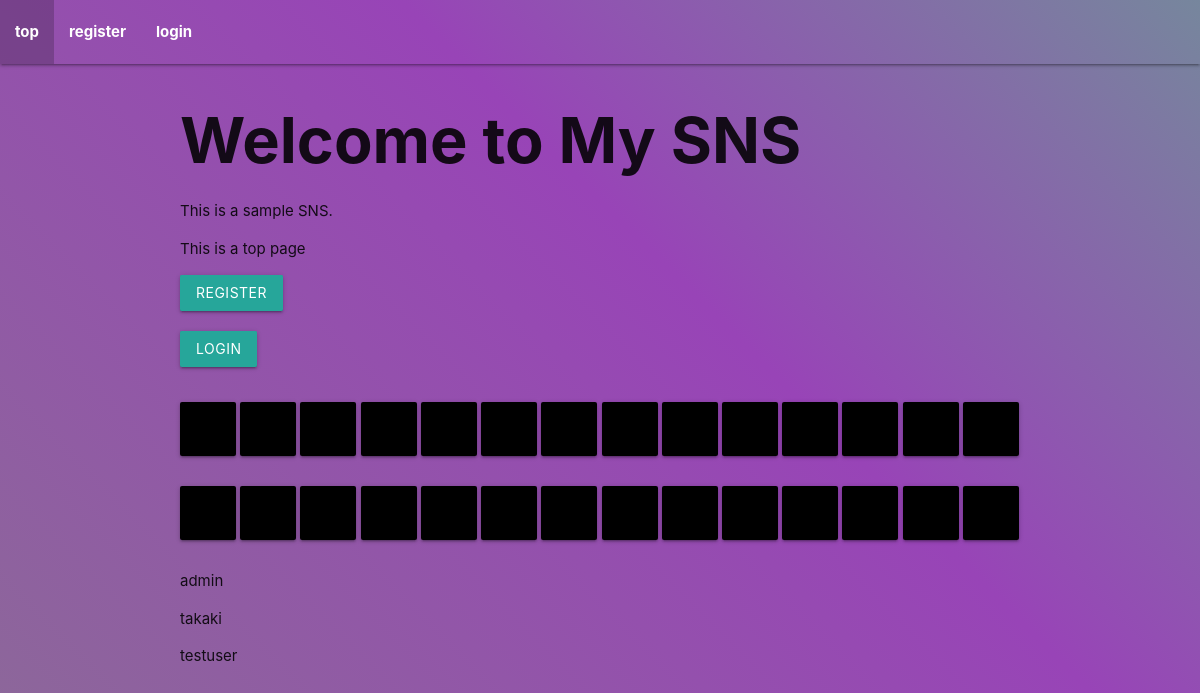
The page / on the database its author committed.
### app.py (models this page shows, shortened)
class User(Base):
    __tablename__ = 'users'
    id = Column(Integer, primary_key=True)
    username = Column(String)
    email = Column(String)
    password = Column(String)
    description = Column(String)
    age = Column(String)
    work = Column(String)
    partner = Column(String)

### app.py (the view)
@app.route('/')
def top():
    users = db_session.query(User).all()
    if 'username' in session:
        user = session.get('username')
        return render_template('top.html', user=user, users=users)
    else:
        return render_template('top.html', users=users)

### app.py (called while the page is built)
@app.context_processor
def inject_is_active():
    def is_active(page):
        return 'active' if request.path == url_for(page) else ''
    return dict(is_active=is_active)

@app.context_processor
def page_list():
    before_login_list = ['top', 'register', 'login']
    after_login_list = ['top', 'profile', 'timeline', 'post', 'logout']
    if 'username' in session:
        page_list = after_login_list
    else:
        page_list = before_login_list
    return dict(page_list=page_list)

### templates/top.html (shortened to what this page needs)
{% extends "base.html" %}
{% block content %}
<div class="container">
    <h1 class="page_title">{{ user }} Welcome to My SNS</h1>
    <p>This is a sample SNS.</p>
    <p>This is a top page</p>
    {% if user is not defined %}
        <div>
            <a href="{{ url_for('register')}}" class="btn pulse">Register</a>
        </div>
        <div>
            <a href="{{ url_for('login')}}" class="btn pulse">Login</a>
        </div>
    {% endif %}
    <div class="be_child">
        {% for i in range(28) %}
            <p class="waves-effect waves-light btn-large"></p>
        {% endfor %}
    </div>
    {% for user in users %}
        <p>{{ user.username }}</p>
    {% endfor %}
</div>
{% endblock %}

### static/styles.css (style rules this page uses)
.page_title { font-weight: bold; }
.pulse { margin-bottom: 20px; }
.be_child p { background: black; }

### rows shown on the page
User: username "admin"
User: username "takaki"
User: username "testuser"

### other values the page prints
{{ i }} "top" "register" "login"
